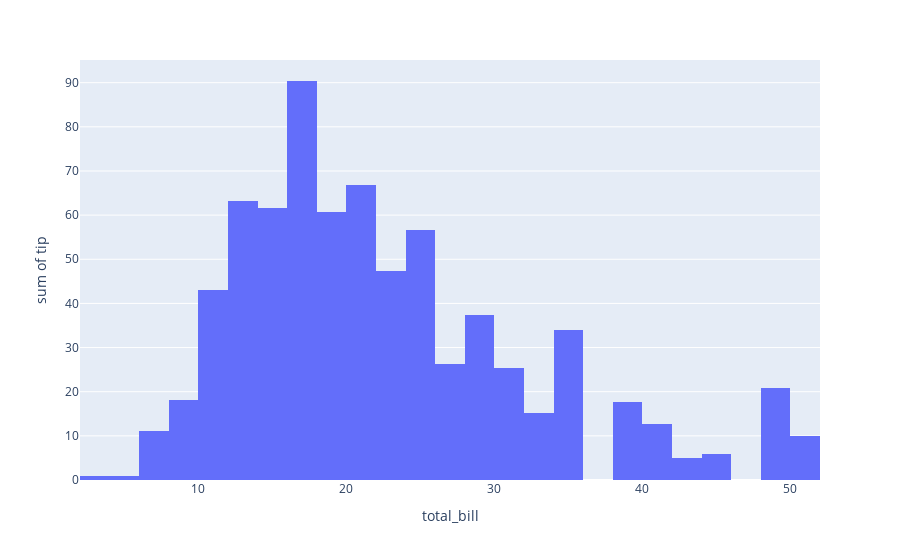

Notebook source saved alongside this figure:
### Markdown cell above
# Plotly

### Code cell
px.histogram(data, x='total_bill', y='tip')

### Figure 1 — Plotly figure (JSON) as saved in the notebook; plotly's stock layout.template omitted (floating-point values rounded to 4 significant figures; data arrays with more than 128 entries replaced by an {"elided": "..."} marker saying what was removed)
{"data": [{"alignmentgroup": "True", "bingroup": "x", "histfunc": "sum", "hovertemplate": "total_bill=%{x}<br>sum of tip=%{y}<extra></extra>", "legendgroup": "", "marker": {"color": "#636efa", "pattern": {"shape": ""}}, "name": "", "offsetgroup": "", "orientation": "v", "showlegend": false, "type": "histogram", "x": {"elided": "244 float values"}, "xaxis": "x", "y": {"elided": "244 float values"}, "yaxis": "y"}], "layout": {"barmode": "relative", "legend": {"tracegroupgap": 0}, "margin": {"t": 60}, "xaxis": {"anchor": "y", "domain": [0, 1], "title": {"text": "total_bill"}}, "yaxis": {"anchor": "x", "domain": [0, 1], "title": {"text": "sum of tip"}}}}
